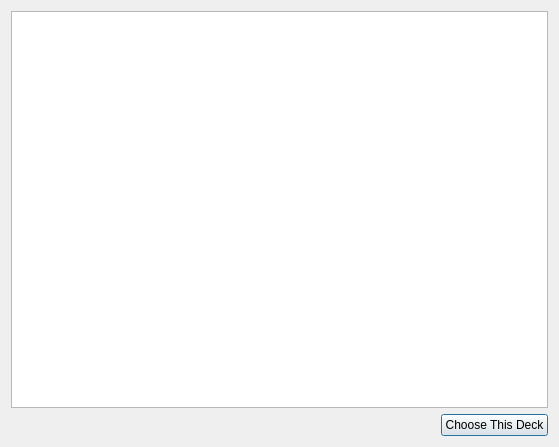
<?xml version="1.0" encoding="UTF-8"?>
<ui version="4.0">
 <class>DeckPickerDialog</class>
 <widget class="QDialog" name="DeckPickerDialog">
  <property name="geometry">
   <rect>
    <x>0</x>
    <y>0</y>
    <width>559</width>
    <height>447</height>
   </rect>
  </property>
  <property name="windowTitle">
   <string>Pick a Deck</string>
  </property>
  <layout class="QVBoxLayout" name="verticalLayout">
   <item>
    <widget class="QListView" name="lvDecks"/>
   </item>
   <item>
    <layout class="QHBoxLayout" name="horizontalLayout">
     <item>
      <spacer name="horizontalSpacer">
       <property name="orientation">
        <enum>Qt::Horizontal</enum>
       </property>
       <property name="sizeHint" stdset="0">
        <size>
         <width>40</width>
         <height>20</height>
        </size>
       </property>
      </spacer>
     </item>
     <item>
      <widget class="QPushButton" name="btnChoose">
       <property name="text">
        <string>Choose This Deck</string>
       </property>
      </widget>
     </item>
    </layout>
   </item>
  </layout>
 </widget>
 <resources/>
 <connections>
  <connection>
   <sender>btnChoose</sender>
   <signal>clicked()</signal>
   <receiver>DeckPickerDialog</receiver>
   <slot>accept()</slot>
   <hints>
    <hint type="sourcelabel">
     <x>469</x>
     <y>405</y>
    </hint>
    <hint type="destinationlabel">
     <x>402</x>
     <y>326</y>
    </hint>
   </hints>
  </connection>
  <connection>
   <sender>lvDecks</sender>
   <signal>doubleClicked(QModelIndex)</signal>
   <receiver>DeckPickerDialog</receiver>
   <slot>accept()</slot>
   <hints>
    <hint type="sourcelabel">
     <x>143</x>
     <y>131</y>
    </hint>
    <hint type="destinationlabel">
     <x>134</x>
     <y>412</y>
    </hint>
   </hints>
  </connection>
 </connections>
 <slots>
  <slot>deckSelectedWithIndex(QModelIndex)</slot>
 </slots>
</ui>
